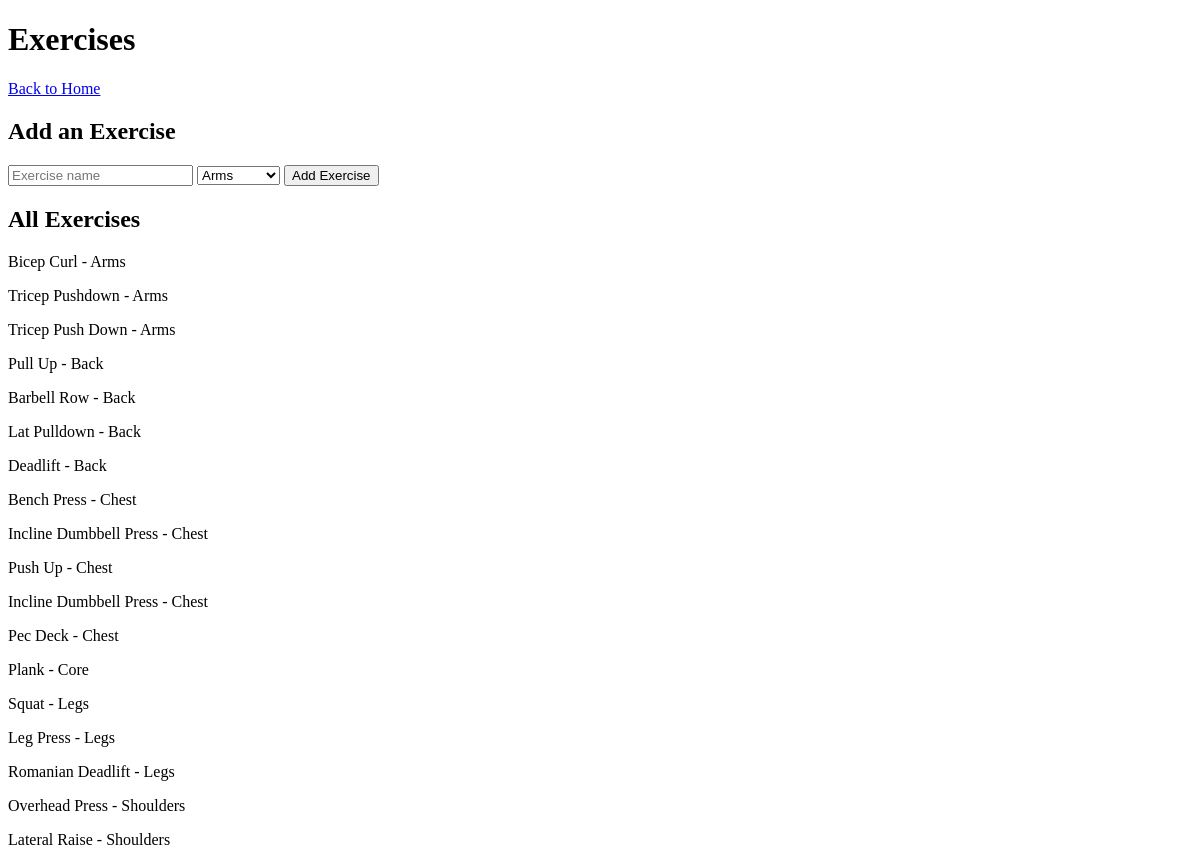
The app's page /exercises, older data.
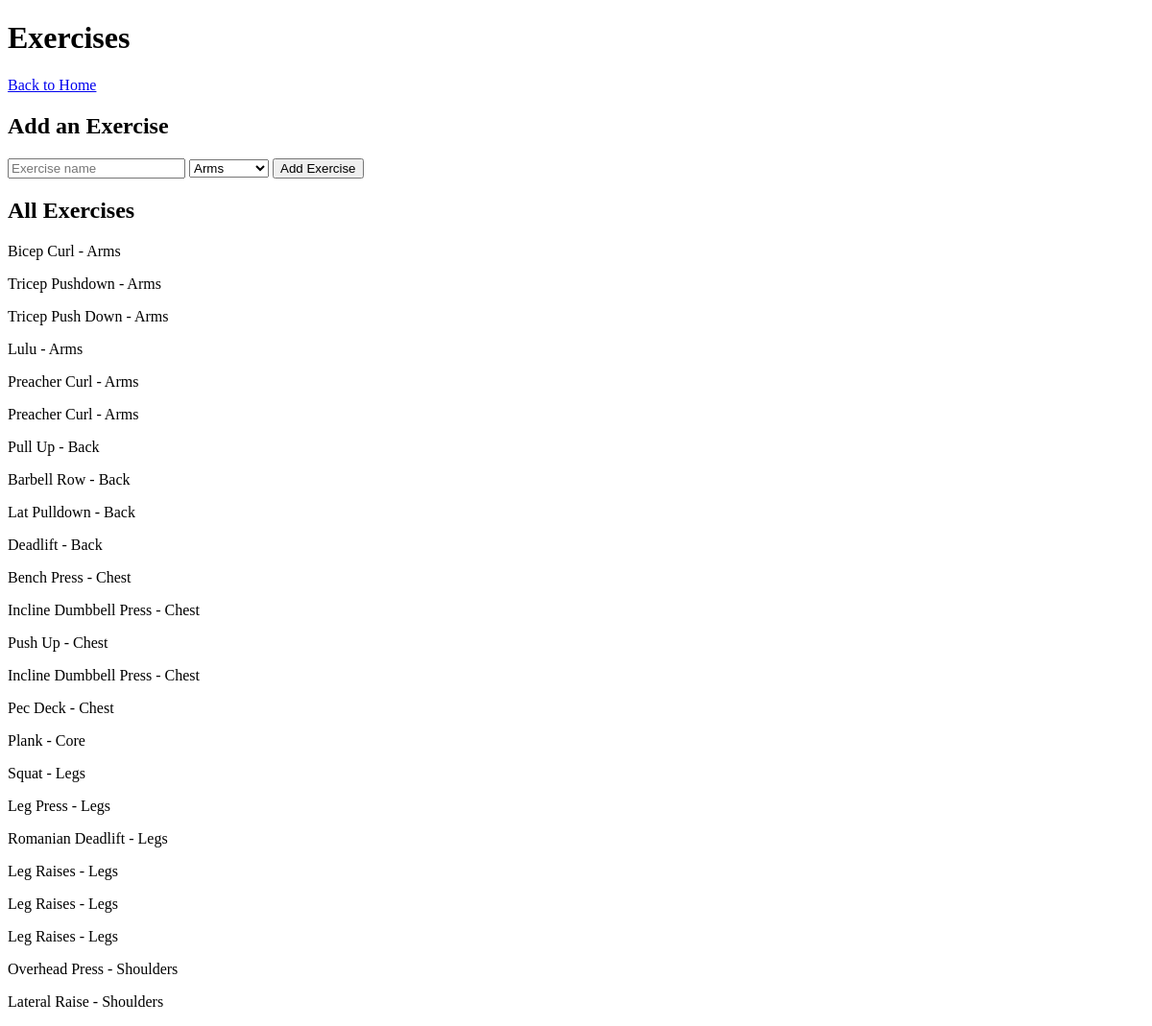
The same page, newer data.
### tables this page shows
CREATE TABLE exercises (
            id INTEGER PRIMARY KEY AUTOINCREMENT,
            name TEXT NOT NULL,
            muscle_group TEXT NOT NULL
        );

### app.py (the view)
@app.route("/exercises")
def exercises():
    conn = get_db()
    cursor = conn.cursor()
    cursor.execute("SELECT * FROM exercises ORDER BY muscle_group")
    exercises = cursor.fetchall()
    conn.close()
    return render_template("exercises.html", exercises=exercises)

### app.py (called while the page is built)
def get_db():
    conn = sqlite3.connect(DB_PATH)
    conn.row_factory = sqlite3.Row
    return conn

### templates/exercises.html (shortened to what this page needs)
<!DOCTYPE html>
<html lang="en">
<head>
</head>
<body>
    <h1>Exercises</h1>
    <a href="/">Back to Home</a>
    <h2>Add an Exercise</h2>
    <form action="/add-exercise" method="POST">
        <input type="text" name="name" placeholder="Exercise name" required>
        <select name="muscle_group">
            <option value="Arms">Arms</option>
        </select>
        <button type="submit">Add Exercise</button>
    </form>
    <h2>All Exercises</h2>
    {% for exercise in exercises %}
        <p>{{ exercise.name }} - {{ exercise.muscle_group }}</p>
    {% endfor %}
</body>
</html>

Row changes from the older to the newer data that the page shows:
added exercises: name "Lulu", muscle_group "Arms"
added exercises: name "Preacher Curl", muscle_group "Arms"
added exercises: name "Preacher Curl", muscle_group "Arms"
added exercises: name "Leg Raises", muscle_group "Legs"
added exercises: name "Leg Raises", muscle_group "Legs"
added exercises: name "Leg Raises", muscle_group "Legs"
